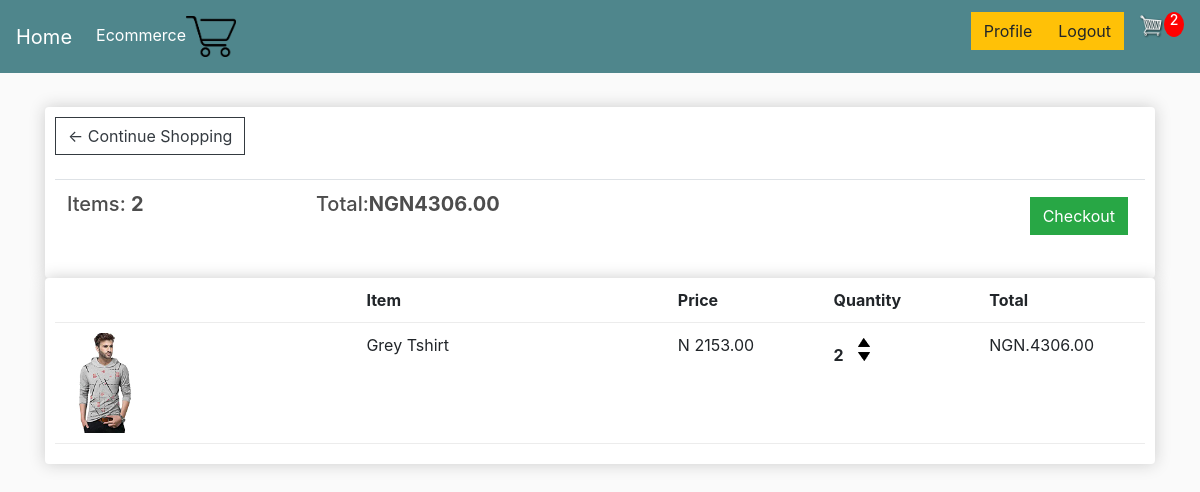
/cart/ (signed in), run on an earlier commit of the app's database.
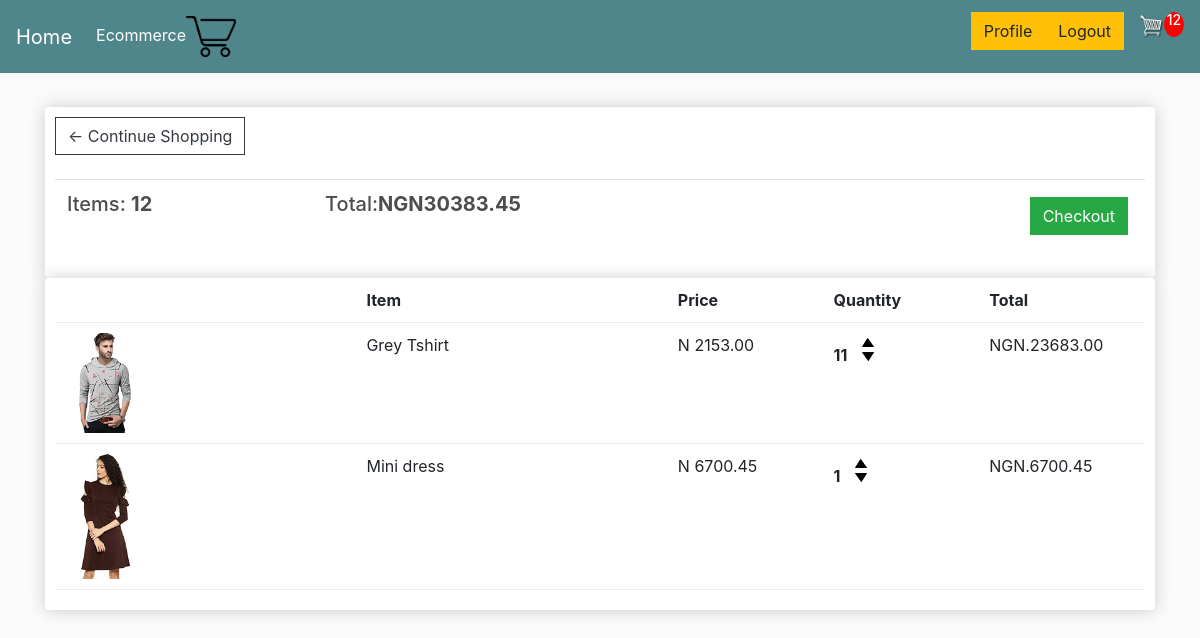
And on a later commit of the database.
### e_commerce/models.py (models this page shows, shortened)
class Order(models.Model):
    customer = models.ForeignKey(Customer, on_delete=models.CASCADE, null=True, blank=True)
    complete = models.BooleanField(default=False, null=True, blank=True)
    date_ordered = models.DateTimeField(auto_now_add=True)
    transaction_id = models.CharField(max_length=100, null=True)
    @property
    def get_cart_total(self):
        orderitems = self.orderitem_set.all()
        total = sum([item.get_total for item in orderitems])
        return total
    @property
    def get_cart_items(self):
        orderitems = self.orderitem_set.all()
        total = sum([item.quantity for item in orderitems])
        return total

class OrderItem(models.Model):
    product = models.ForeignKey(Product, on_delete=models.SET_NULL, null=True)
    order = models.ForeignKey(Order, on_delete=models.SET_NULL, null=True)
    quantity = models.IntegerField(default=0, null=True, blank=True)
    date_added = models.DateTimeField(auto_now_add=True)
    @property
    def get_total(self):
        total = self.product.price * self.quantity
        return total

class Product(models.Model):
    name = models.CharField(max_length=150)
    slug = models.SlugField(max_length=200, unique=True, null=True, blank=True)
    price = models.DecimalField(max_digits=7, decimal_places=2)
    image = models.ImageField(upload_to='product_image', null=True, blank=True)
    digital = models.BooleanField(default=False,null=True, blank=True)
    category = models.ForeignKey(Category, on_delete=models.CASCADE,default=1)
    description = models.CharField(max_length=250, default='', null=True, blank=True)
    size = models.CharField(max_length=200, null=True, blank=True, help_text='Input size of product')
    @property
    def imageURL(self):
        try:
            url = self.image.url
        except:
            url = ''
        return url
    class Meta:
        ordering = ['-name']

### e_commerce/views.py (the view)
# urls.py: path('cart/', views.cart, name='cart'),
def cart(request):
    data = cartData(request)
    cartItems = data['cartItems']
    order = data['order']
    items = data['items']
    context = {
        'items': items,
        'order': order,
        'cartItems': cartItems,
    }
    return render(request, 'e_commerce/cart.html', context)

### e_commerce/utils.py (called while the page is built)
def cartData(request):
    if request.user.is_authenticated:
        customer = request.user.customer
        order, created = Order.objects.get_or_create(customer=customer, complete=False)
        items = order.orderitem_set.all()
        cartItems = order.get_cart_items
    else:
        cookieData = cookieCart(request)
        cartItems = cookieData['cartItems']
        order = cookieData['order']
        items = cookieData['items']
    return {'cartItems': cartItems, 'order':order, 'items': items}

### e_commerce/templates/e_commerce/cart.html
{% extends "base.html" %}
{% load static %}
{% block body %}
<div class="row">
    <div class="col-lg-12">
        <div class="box-element">
            <a  class="btn btn-outline-dark" href="{% url 'store' %}">&#x2190; Continue Shopping</a>
            <br>
            <br>
            <table class="table">
                <tr>
                    <th><h5>Items: <strong>{{ order.get_cart_items }}</strong></h5></th>
                    <th><h5>Total:<strong>NGN{{ order.get_cart_total|floatformat:2}}</strong></h5></th>
                    <th>
                        <a  style="float:right; margin:5px;" class="btn btn-success" href="{% url 'checkout' %}">Checkout</a>
                    </th>
                </tr>
            </table>
        </div>
        <div class="box-element">
            <div class="cart-row">
                <div style="flex:2"><h3></h3></div>
                <div style="flex:2"><strong>Item</strong></div>
                <div style="flex:1"><strong>Price</strong></div>
                <div style="flex:1"><strong>Quantity</strong></div>
                <div style="flex:1"><strong>Total</strong></div>
            </div>
            {% for item in items %}
            <div class="cart-row">
                <div style="flex:2"><img class="row-image" src="{{ item.product.imageURL }}"></div>
                <div style="flex:2"><p>{{ item.product.name }}</p></div>
                <div style="flex:1"><p>N {{item.product.price|floatformat:2 }}</p></div>
                <div style="flex:1">
                    <p class="quantity">{{item.quantity}}</p>
                    <div class="quantity">
                        <img data-product={{item.product.id}} data-action="add" class="chg-quantity update-cart" src="{% static 'media/arrow-up1.png' %}">
                        <img data-product={{item.product.id}} data-action="remove" class="chg-quantity update-cart" src="{% static 'media/arrow-down1.png' %}">
                    </div>
                </div>
                <div style="flex:1"><p>NGN.{{ item.get_total }}</p></div>
            </div>
            {% endfor %}
        </div>
    </div>
</div>
{% endblock body %}

### e_commerce/templates/base.html (shortened to what this page needs)
<!DOCTYPE html>
{% load static %}
<html>
    <head>
           <link rel="stylesheet" href="https://stackpath.bootstrapcdn.com/bootstrap/4.4.1/css/bootstrap.min.css">
           <link rel="stylesheet" type="text/css" href="{% static 'css/main.css' %}">
    </head>
<body>
  <nav class="navbar navbar-expand-lg navbar-dark bg-dark">
    <a class="navbar-brand" href="#">Home</a>
    <div class="collapse navbar-collapse" id="navbarSupportedContent">
      <ul class="navbar-nav mr-auto">
        <li class="nav-item active">
          <a class="nav-link" href="{% url 'store' %}">Ecommerce<span class="sr-only">(current)</span><img src="{% static 'media/shopping-cart-.png' %}" style="width:50px;height:50px,color:text-light;"></a></a>
        </li>
      </ul>
    <div class="form-inline my-2 my-lg-0">
    <ul class=" navbar-nav my-2 my-lg-0">
      {% if user.is_authenticated %}
      <li class="nav-item active ">
        <a href="{% url 'profile' %}" class="btn btn-warning">Profile<span class="sr-only">(current)</span></a>
      </li>
      <br>
      <li class="nav-item active ">
        <a  href="{% url 'logout' %}" class="btn btn-warning">Logout<span class="sr-only">(current)</span></a>
      </li>
      {% endif %}
        <a href="{% url 'cart' %}"><img id="cart-icon" src="{% static 'media/cart.png' %}"></a>
        <h5><p id="cart-total">{{cartItems}}</p></h5>
    </ul>
    </div>
    </div>
</nav>
<div class="container">
    <br>
          {% block body %}
          {% endblock body %}
</body>
</html>

### static/css/main.css (style rules this page uses)
body { background-color:hsl(0, 0%, 98%); }
h1,h2,h3,h4,h5,h6 { color:hsl(0, 0%, 30%); }
.box-element { box-shadow:hsl(0, 0%, 80%) 0 0 16px; background-color: #fff; border-radius: 4px; padding: 10px; }
.bg-dark { background-color: #4f868c!important; }
#cart-icon { width:25px; display: inline-block; margin-left: 15px; }
#cart-total { display: block; text-align: center; color:#fff; background-color: red; width: 20px; height: 25px; border-radius: 50%; font-size: 14px; }
.col-lg-4, .col-lg-6, .col-lg-8, .col-lg-12 { margin-top: 10px; }
.btn { border-radius: 0; }
.row-image { width: 100px; }
.cart-row { display: flex; align-items: flex-stretch; padding-bottom: 10px; margin-bottom: 10px; border-bottom: 1px solid #ececec; }
.quantity { display: inline-block; font-weight: 700; padding-right:10px; }
.chg-quantity { width: 12px; cursor: pointer; display: block; margin-top: 5px; transition:.1s; }

What changed in the data, as far as the page shows it:
changed through a linked row, Order: get_cart_items "2" → "12"; get_cart_total "4306.00" → "30383.45"
changed OrderItem "Grey Tshirt": quantity "2" → "11"; get_total "4306.00" → "23683.00"
added OrderItem: product.imageURL (picture), product.name "Mini dress", product.price "6700.45", quantity "1", get_total "6700.45"
Also different on the page:
{{ cartItems }}: "2" → "12"
